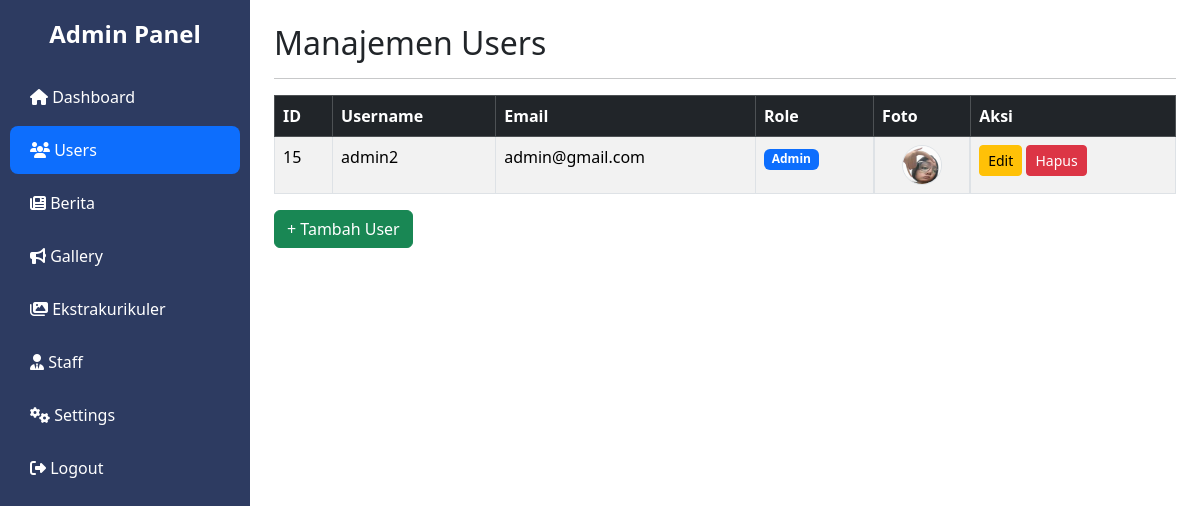
The app's page /dashboard/users.php (signed in), older data.
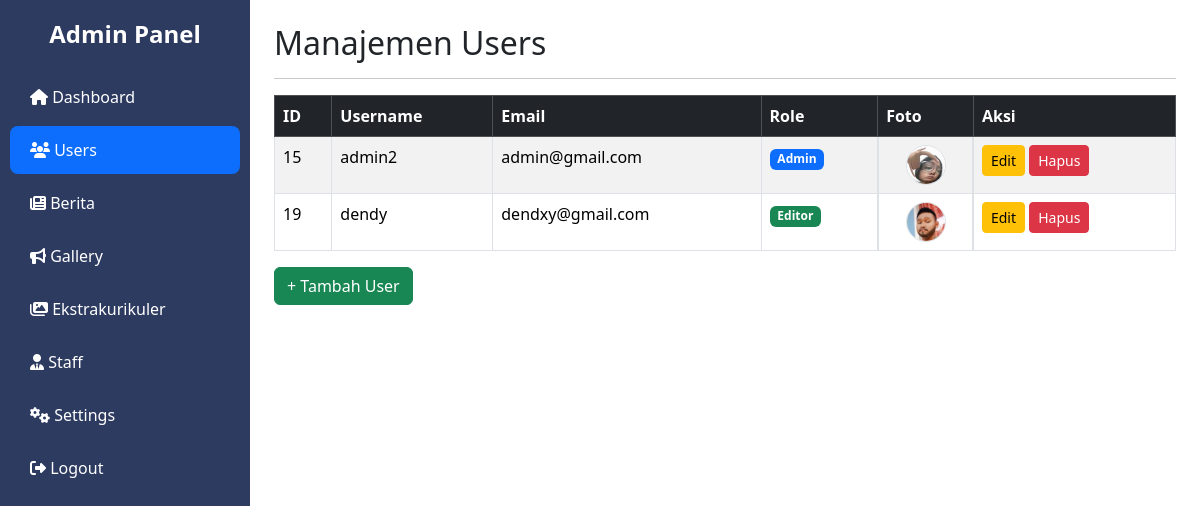
The same page, newer data.
### tables this page shows
CREATE TABLE `users` (
  `id` int(11) NOT NULL,
  `username` varchar(50) NOT NULL,
  `email` varchar(100) NOT NULL,
  `password` varchar(255) NOT NULL,
  `role` enum('Admin','Editor') DEFAULT 'Editor',
  `profile_pic` varchar(255) DEFAULT NULL
);

### public/dashboard/users.php (the view, shortened to what this page needs)
<?php
include '../../config/config.php';
$result = mysqli_query($conn, "SELECT * FROM users");
$users = [];
while ($row = mysqli_fetch_assoc($result)) {
    $users[] = $row;
}
?>
<!DOCTYPE html>
<html lang="en">
<head>
    <link href="https://cdn.jsdelivr.net/npm/bootstrap@5.3.2/dist/css/bootstrap.min.css" rel="stylesheet">
    <link href="https://cdnjs.cloudflare.com/ajax/libs/font-awesome/6.4.0/css/all.min.css" rel="stylesheet">
</head>
<body>
  <div class="sidebar">
    <h4 class="text-center mb-4">Admin Panel</h4>
    <a href="../../public/dashboard.php"><i class="fa fa-home"></i> Dashboard</a>
    <a href="../dashboard/users.php" class="bg-primary"><i class="fa fa-users"></i> Users</a>
    <a href="../dashboard/berita.php"><i class="fa fa-newspaper"></i> Berita</a>
    <a href="../dashboard/gallery.php"><i class="fa fa-bullhorn"></i> Gallery</a>
    <a href="../dashboard/ekstrakurikuler.php"><i class="fa-solid fa-images"></i> Ekstrakurikuler</a>
    <a href="../dashboard/staff.php"><i class="fa fa-user-tie"></i> Staff</a>
    <a href="#"><i class="fa fa-cogs"></i> Settings</a>
    <a href="/smkn1bintan/auth/logout.php"><i class="fa fa-sign-out-alt"></i> Logout</a>
  </div>
    <div class="p-4" style="margin-left:250px;">
        <h2>Manajemen Users</h2>
        <hr>
        <table class="table table-bordered table-striped">
            <thead class="table-dark">
                <tr>
                    <th>ID</th>
                    <th>Username</th>
                    <th>Email</th>
                    <th>Role</th>
                    <th>Foto</th>
                    <th>Aksi</th>
                </tr>
            </thead>
            <tbody>
                <?php foreach ($users as $user): ?>
                    <tr>
                        <td><?= $user["id"] ?></td>
                        <td><?= $user["username"] ?></td>
                        <td><?= $user["email"] ?></td>
                        <td>
                            <span class="badge <?= $user["role"] == "Admin" ? "bg-primary" : "bg-success" ?>">
                                <?= $user["role"] ?>
                            </span>
                        </td>
                        <td class="d-flex justify-content-center">
                            <?php
                            if (!empty($user["profile_pic"])) {
                                $fotoPath = "../" . $user["profile_pic"];
                            } else {
                                $fotoPath = "../assets/image/profile/default.jpeg";
                            }
                            ?>
                            <img src="<?= $fotoPath ?>" width="40" height="40" class="rounded-circle border"
                                style="object-fit: cover;">
                        </td>
                        <td>
                            <a href="../../crud/users/edit_user.php?id=<?= $user["id"] ?>"
                                class="btn btn-warning btn-sm">Edit</a>
                            <a href="../../crud/users/delete_user.php?id=<?= $user["id"] ?>" class="btn btn-danger btn-sm"
                                onclick="return confirm('Yakin ingin hapus user ini?')">Hapus</a>
                        </td>
                    </tr>
                <?php endforeach; ?>
            </tbody>
        </table>
        <a href="../register.php" class="btn btn-success">+ Tambah User</a>
    </div>
</body>
</html>

Row changes from the older to the newer data that the page shows:
added users: id "19", username "dendy", email "dendxy@gmail.com", role "Editor", profile_pic (picture)
